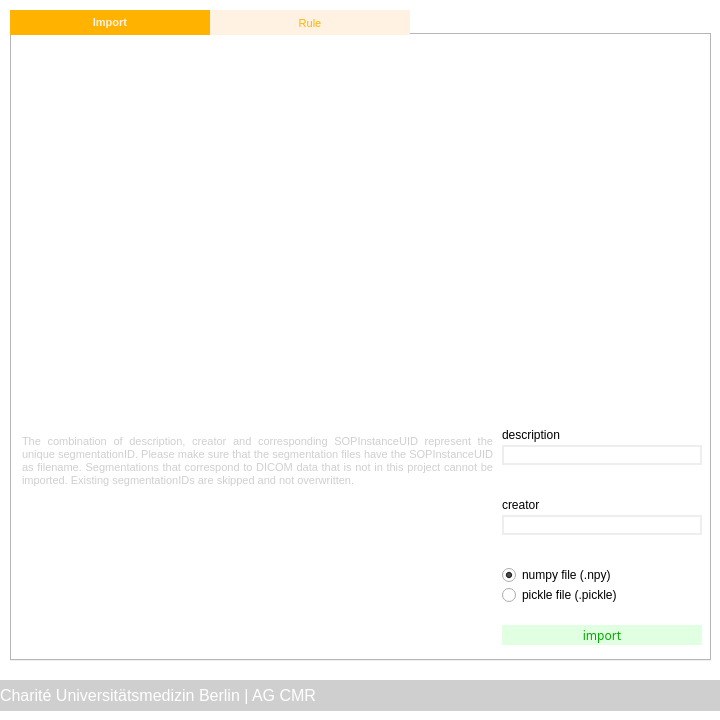
<?xml version="1.0" encoding="UTF-8"?>
<ui version="4.0">
 <class>dialog_add_edit_setup</class>
 <widget class="QDialog" name="dialog_add_edit_setup">
  <property name="geometry">
   <rect>
    <x>0</x>
    <y>0</y>
    <width>720</width>
    <height>720</height>
   </rect>
  </property>
  <property name="windowTitle">
   <string>MARISSA - Segmentation</string>
  </property>
  <property name="styleSheet">
   <string notr="true">background-color: rgb(255, 255, 255);</string>
  </property>
  <widget class="QLabel" name="label_6">
   <property name="geometry">
    <rect>
     <x>0</x>
     <y>680</y>
     <width>720</width>
     <height>31</height>
    </rect>
   </property>
   <property name="font">
    <font>
     <family>Arial</family>
     <pointsize>12</pointsize>
     <weight>9</weight>
     <italic>false</italic>
     <bold>false</bold>
    </font>
   </property>
   <property name="styleSheet">
    <string notr="true">color: rgb(255, 255, 255);
background-color: rgb(207, 207, 207);
font: 75 12pt &quot;Arial&quot;;</string>
   </property>
   <property name="text">
    <string>Charité Universitätsmedizin Berlin | AG CMR</string>
   </property>
   <property name="alignment">
    <set>Qt::AlignLeading|Qt::AlignLeft|Qt::AlignVCenter</set>
   </property>
   <property name="wordWrap">
    <bool>true</bool>
   </property>
  </widget>
  <widget class="QTabWidget" name="tabs_segmentation">
   <property name="geometry">
    <rect>
     <x>10</x>
     <y>10</y>
     <width>701</width>
     <height>651</height>
    </rect>
   </property>
   <property name="font">
    <font>
     <family>MS Shell Dlg 2</family>
     <pointsize>8</pointsize>
    </font>
   </property>
   <property name="styleSheet">
    <string notr="true">QTabBar::tab {
color: rgb(255, 179, 0);
background-color: rgb(255, 242, 226);
min-width: 200px
}
QTabBar::tab:selected 
{
color:rgb(255, 242, 226);
background-color:  rgb(255, 179, 0);
font-weight: bold;
}</string>
   </property>
   <property name="currentIndex">
    <number>0</number>
   </property>
   <widget class="QWidget" name="tab_import">
    <attribute name="title">
     <string>Import</string>
    </attribute>
    <widget class="QRadioButton" name="rb_npy">
     <property name="geometry">
      <rect>
       <x>490</x>
       <y>530</y>
       <width>202</width>
       <height>20</height>
      </rect>
     </property>
     <property name="text">
      <string>numpy file (.npy)</string>
     </property>
     <property name="checked">
      <bool>true</bool>
     </property>
    </widget>
    <widget class="QRadioButton" name="rb_pickle">
     <property name="geometry">
      <rect>
       <x>490</x>
       <y>550</y>
       <width>202</width>
       <height>20</height>
      </rect>
     </property>
     <property name="text">
      <string>pickle file (.pickle)</string>
     </property>
    </widget>
    <widget class="QPushButton" name="btn_icon_import_segmentation">
     <property name="geometry">
      <rect>
       <x>490</x>
       <y>590</y>
       <width>200</width>
       <height>20</height>
      </rect>
     </property>
     <property name="font">
      <font>
       <family>Arial Nova</family>
       <weight>50</weight>
       <bold>false</bold>
      </font>
     </property>
     <property name="styleSheet">
      <string notr="true">QPushButton
{
color: rgb(0, 170, 0);
background-color: rgb(225, 255, 225);
border: 0px;
}

QPushButton::pressed
{
color: rgb(0, 170, 0);
background-color: rgb(225, 255, 225);
border: 0px;
}

QPushButton::hover
{
color: rgb(225, 255, 225);
background-color: rgb(0, 170, 0);
border: 0px;
font-weight: bold;
}
</string>
     </property>
     <property name="text">
      <string>import</string>
     </property>
    </widget>
    <widget class="QLabel" name="label_7">
     <property name="geometry">
      <rect>
       <x>490</x>
       <y>390</y>
       <width>200</width>
       <height>20</height>
      </rect>
     </property>
     <property name="text">
      <string>description</string>
     </property>
    </widget>
    <widget class="QLineEdit" name="txt_description_import">
     <property name="geometry">
      <rect>
       <x>490</x>
       <y>410</y>
       <width>200</width>
       <height>20</height>
      </rect>
     </property>
     <property name="styleSheet">
      <string notr="true">border-color: rgb(238, 238, 238);
border-width : 2px;
border-style:solid;</string>
     </property>
     <property name="text">
      <string/>
     </property>
    </widget>
    <widget class="QLabel" name="label_8">
     <property name="geometry">
      <rect>
       <x>490</x>
       <y>460</y>
       <width>200</width>
       <height>20</height>
      </rect>
     </property>
     <property name="text">
      <string>creator</string>
     </property>
    </widget>
    <widget class="QLineEdit" name="txt_creator_import">
     <property name="geometry">
      <rect>
       <x>490</x>
       <y>480</y>
       <width>200</width>
       <height>20</height>
      </rect>
     </property>
     <property name="styleSheet">
      <string notr="true">border-color: rgb(238, 238, 238);
border-width : 2px;
border-style:solid;</string>
     </property>
     <property name="text">
      <string/>
     </property>
    </widget>
    <widget class="QLabel" name="label_9">
     <property name="geometry">
      <rect>
       <x>10</x>
       <y>400</y>
       <width>471</width>
       <height>211</height>
      </rect>
     </property>
     <property name="font">
      <font>
       <pointsize>8</pointsize>
      </font>
     </property>
     <property name="styleSheet">
      <string notr="true">color: rgb(207, 207, 207);</string>
     </property>
     <property name="text">
      <string>The combination of description, creator and corresponding SOPInstanceUID represent the unique segmentationID. Please make sure that the segmentation files have the SOPInstanceUID as filename. Segmentations that correspond to DICOM data that is not in this project cannot be imported. Existing segmentationIDs are skipped and not overwritten.</string>
     </property>
     <property name="alignment">
      <set>Qt::AlignJustify|Qt::AlignTop</set>
     </property>
     <property name="wordWrap">
      <bool>true</bool>
     </property>
    </widget>
   </widget>
   <widget class="QWidget" name="tab_rule">
    <attribute name="title">
     <string>Rule</string>
    </attribute>
    <widget class="QListWidget" name="lst_segmentation_1">
     <property name="geometry">
      <rect>
       <x>10</x>
       <y>30</y>
       <width>461</width>
       <height>271</height>
      </rect>
     </property>
     <property name="selectionMode">
      <enum>QAbstractItemView::SingleSelection</enum>
     </property>
    </widget>
    <widget class="QLabel" name="label">
     <property name="geometry">
      <rect>
       <x>10</x>
       <y>10</y>
       <width>250</width>
       <height>20</height>
      </rect>
     </property>
     <property name="text">
      <string>Segmentations</string>
     </property>
    </widget>
    <widget class="QListWidget" name="lst_metric">
     <property name="geometry">
      <rect>
       <x>490</x>
       <y>30</y>
       <width>200</width>
       <height>81</height>
      </rect>
     </property>
    </widget>
    <widget class="QComboBox" name="opt_operator">
     <property name="geometry">
      <rect>
       <x>490</x>
       <y>120</y>
       <width>200</width>
       <height>20</height>
      </rect>
     </property>
     <property name="styleSheet">
      <string notr="true">border-color: rgb(238, 238, 238);
border-width : 2px;
border-style:solid;</string>
     </property>
     <item>
      <property name="text">
       <string>&gt;</string>
      </property>
     </item>
     <item>
      <property name="text">
       <string>&lt;</string>
      </property>
     </item>
     <item>
      <property name="text">
       <string>&gt;=</string>
      </property>
     </item>
     <item>
      <property name="text">
       <string>&lt;=</string>
      </property>
     </item>
     <item>
      <property name="text">
       <string>==</string>
      </property>
     </item>
     <item>
      <property name="text">
       <string>&lt;&gt;</string>
      </property>
     </item>
    </widget>
    <widget class="QDoubleSpinBox" name="sb_value">
     <property name="geometry">
      <rect>
       <x>490</x>
       <y>150</y>
       <width>200</width>
       <height>20</height>
      </rect>
     </property>
     <property name="font">
      <font>
       <pointsize>10</pointsize>
      </font>
     </property>
     <property name="styleSheet">
      <string notr="true">border-color: rgb(238, 238, 238);
border-width : 2px;
border-style:solid;</string>
     </property>
     <property name="minimum">
      <double>-10000.000000000000000</double>
     </property>
     <property name="maximum">
      <double>10000.000000000000000</double>
     </property>
     <property name="singleStep">
      <double>0.010000000000000</double>
     </property>
    </widget>
    <widget class="QPushButton" name="btn_icon_new_rule">
     <property name="geometry">
      <rect>
       <x>490</x>
       <y>180</y>
       <width>201</width>
       <height>20</height>
      </rect>
     </property>
     <property name="font">
      <font>
       <family>Arial Nova</family>
       <weight>50</weight>
       <bold>false</bold>
      </font>
     </property>
     <property name="styleSheet">
      <string notr="true">QPushButton
{
color: rgb(0, 170, 0);
background-color: rgb(225, 255, 225);
border: 0px;
}

QPushButton::pressed
{
color: rgb(0, 170, 0);
background-color: rgb(225, 255, 225);
border: 0px;
}

QPushButton::hover
{
color: rgb(225, 255, 225);
background-color: rgb(0, 170, 0);
border: 0px;
font-weight: bold;
}
</string>
     </property>
     <property name="text">
      <string>add rule</string>
     </property>
    </widget>
    <widget class="QLineEdit" name="txt_description_rule">
     <property name="geometry">
      <rect>
       <x>490</x>
       <y>410</y>
       <width>200</width>
       <height>20</height>
      </rect>
     </property>
     <property name="styleSheet">
      <string notr="true">border-color: rgb(238, 238, 238);
border-width : 2px;
border-style:solid;</string>
     </property>
     <property name="text">
      <string/>
     </property>
    </widget>
    <widget class="QLabel" name="label_2">
     <property name="geometry">
      <rect>
       <x>490</x>
       <y>390</y>
       <width>200</width>
       <height>20</height>
      </rect>
     </property>
     <property name="text">
      <string>description</string>
     </property>
    </widget>
    <widget class="QLabel" name="label_3">
     <property name="geometry">
      <rect>
       <x>490</x>
       <y>10</y>
       <width>200</width>
       <height>20</height>
      </rect>
     </property>
     <property name="text">
      <string>Metric</string>
     </property>
    </widget>
    <widget class="QListWidget" name="lst_rule">
     <property name="geometry">
      <rect>
       <x>490</x>
       <y>250</y>
       <width>200</width>
       <height>81</height>
      </rect>
     </property>
    </widget>
    <widget class="QLabel" name="label_4">
     <property name="geometry">
      <rect>
       <x>490</x>
       <y>230</y>
       <width>200</width>
       <height>20</height>
      </rect>
     </property>
     <property name="text">
      <string>Rules</string>
     </property>
    </widget>
    <widget class="QPushButton" name="btn_icon_delete_rule">
     <property name="geometry">
      <rect>
       <x>490</x>
       <y>340</y>
       <width>200</width>
       <height>20</height>
      </rect>
     </property>
     <property name="font">
      <font>
       <family>Arial Nova</family>
       <pointsize>10</pointsize>
       <weight>50</weight>
       <bold>false</bold>
      </font>
     </property>
     <property name="styleSheet">
      <string notr="true">QPushButton
{
color:rgb(255, 0, 0);
background-color: rgb(255, 220, 220);
border: 0px;
}

QPushButton::pressed
{
color:rgb(255, 0, 0);
background-color: rgb(255, 220, 220);
border: 0px;
}

QPushButton::hover
{
color:rgb(255, 220, 220);
background-color: rgb(255, 0, 0);
border: 0px;
font-weight: bold;
}</string>
     </property>
     <property name="text">
      <string>delete rule</string>
     </property>
    </widget>
    <widget class="QPushButton" name="btn_icon_new_segmentation_rule">
     <property name="geometry">
      <rect>
       <x>490</x>
       <y>590</y>
       <width>201</width>
       <height>20</height>
      </rect>
     </property>
     <property name="font">
      <font>
       <family>Arial Nova</family>
       <weight>50</weight>
       <bold>false</bold>
      </font>
     </property>
     <property name="styleSheet">
      <string notr="true">QPushButton
{
color: rgb(0, 170, 0);
background-color: rgb(225, 255, 225);
border: 0px;
}

QPushButton::pressed
{
color: rgb(0, 170, 0);
background-color: rgb(225, 255, 225);
border: 0px;
}

QPushButton::hover
{
color: rgb(225, 255, 225);
background-color: rgb(0, 170, 0);
border: 0px;
font-weight: bold;
}
</string>
     </property>
     <property name="text">
      <string>new</string>
     </property>
    </widget>
    <widget class="QLineEdit" name="txt_creator_rule">
     <property name="enabled">
      <bool>false</bool>
     </property>
     <property name="geometry">
      <rect>
       <x>490</x>
       <y>480</y>
       <width>200</width>
       <height>20</height>
      </rect>
     </property>
     <property name="styleSheet">
      <string notr="true">border-color: rgb(238, 238, 238);
border-width : 2px;
border-style:solid;</string>
     </property>
     <property name="text">
      <string>marissacombined</string>
     </property>
    </widget>
    <widget class="QLabel" name="label_5">
     <property name="geometry">
      <rect>
       <x>490</x>
       <y>460</y>
       <width>200</width>
       <height>20</height>
      </rect>
     </property>
     <property name="text">
      <string>creator</string>
     </property>
    </widget>
    <widget class="QComboBox" name="opt_connector">
     <property name="geometry">
      <rect>
       <x>10</x>
       <y>310</y>
       <width>200</width>
       <height>20</height>
      </rect>
     </property>
     <property name="styleSheet">
      <string notr="true">border-color: rgb(238, 238, 238);
border-width : 2px;
border-style:solid;</string>
     </property>
     <item>
      <property name="text">
       <string>AND</string>
      </property>
     </item>
     <item>
      <property name="text">
       <string>OR</string>
      </property>
     </item>
     <item>
      <property name="text">
       <string>XOR</string>
      </property>
     </item>
     <item>
      <property name="text">
       <string>AND NOT</string>
      </property>
     </item>
     <item>
      <property name="text">
       <string>OR NOT</string>
      </property>
     </item>
     <item>
      <property name="text">
       <string>XOR NOT</string>
      </property>
     </item>
    </widget>
    <widget class="QListWidget" name="lst_segmentation_2">
     <property name="geometry">
      <rect>
       <x>10</x>
       <y>340</y>
       <width>461</width>
       <height>271</height>
      </rect>
     </property>
     <property name="selectionMode">
      <enum>QAbstractItemView::SingleSelection</enum>
     </property>
    </widget>
   </widget>
  </widget>
 </widget>
 <resources/>
 <connections/>
</ui>
